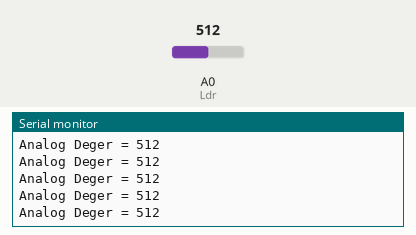
A sketch run on a simulated Arduino Uno, built with avr-gcc and run on an emulated ATmega328P. On the bench: the last lines printed to the serial monitor. Inputs (shaded band) come from the test bench; at power-on: A0 (Ldr) = 512.

Above: at 1.2 s.
1.3 s: A0 (Ldr) set to 716
At 1.68 s:
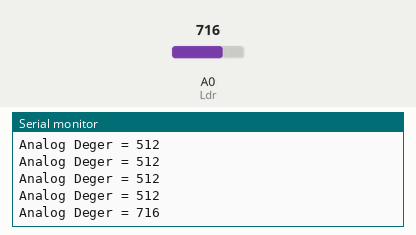
2.8 s: A0 (Ldr) set to 900
At 2.93 s:
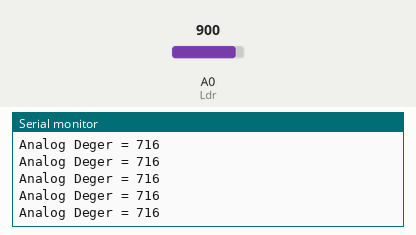
Timing chart, 0 to 5.8 s (numbered marks = the images above; inputs shaded):
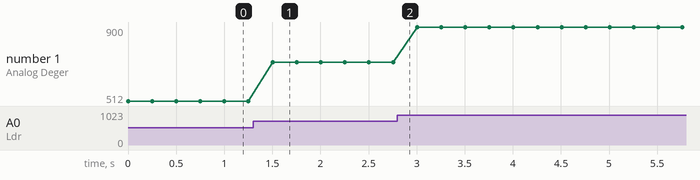

The sketch:

ldr_ile_analog_de_er_okuma_ve_seri_ekrana_yazd_rma.ino
```cpp
#define Ldr A0
void setup() {
  Serial.begin(9600);

}

void loop() {
  int Ldr_deger =analogRead(Ldr);
  Serial.print("Analog Deger = ");
  Serial.print(Ldr_deger);
  Serial.print("\n");
  delay(250);

}
```

Measured:
- after the input at 1.3 s, the serial monitor: prints a new line after 0.20 s (image 1)
- plotted number 1: 512 → 716 after the input at 1.3 s, 716 → 900 after the input at 2.8 s
